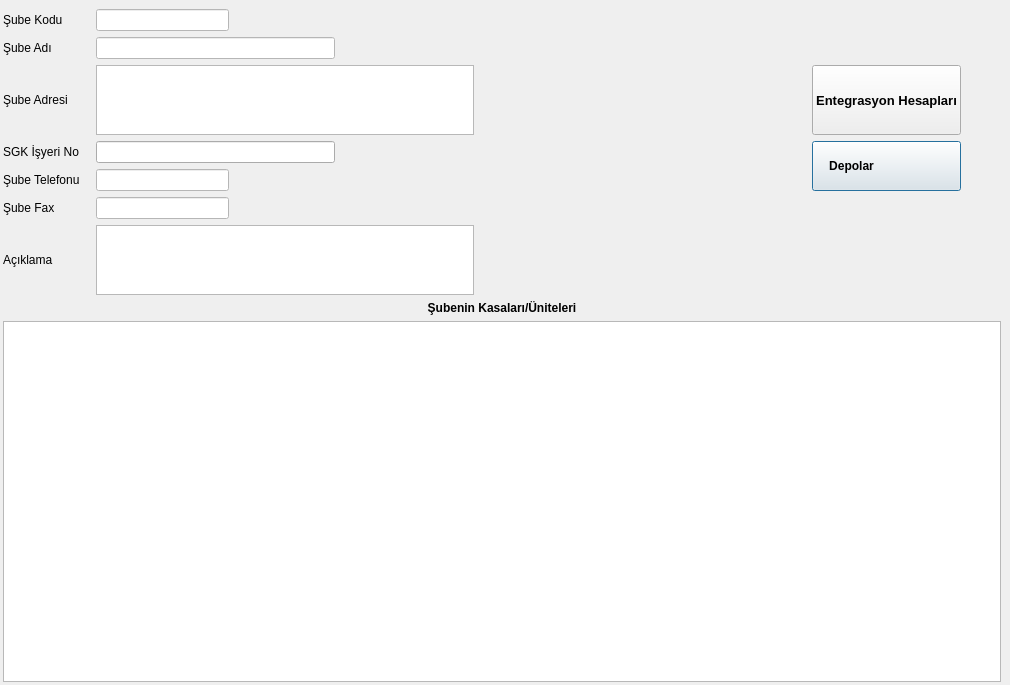
<?xml version="1.0" encoding="UTF-8"?>
<ui version="4.0">
 <class>SUBE_FISI</class>
 <widget class="QDialog" name="SUBE_FISI">
  <property name="geometry">
   <rect>
    <x>0</x>
    <y>0</y>
    <width>1010</width>
    <height>685</height>
   </rect>
  </property>
  <property name="sizePolicy">
   <sizepolicy hsizetype="Expanding" vsizetype="Expanding">
    <horstretch>0</horstretch>
    <verstretch>0</verstretch>
   </sizepolicy>
  </property>
  <property name="windowTitle">
   <string>Şubeler</string>
  </property>
  <layout class="QGridLayout" name="gridLayout_2" rowstretch="0,10,1,90" columnstretch="10,0">
   <property name="margin">
    <number>3</number>
   </property>
   <item row="0" column="0" colspan="2">
    <widget class="QWidget" name="navigation_button_widget" native="true">
     <property name="sizePolicy">
      <sizepolicy hsizetype="Expanding" vsizetype="Fixed">
       <horstretch>0</horstretch>
       <verstretch>0</verstretch>
      </sizepolicy>
     </property>
    </widget>
   </item>
   <item row="1" column="0">
    <layout class="QGridLayout" name="gridLayout" rowstretch="1,1,1,1,1,1,1" columnstretch="1,3,1,3,4,10,3,0">
     <item row="0" column="0">
      <widget class="QLabel" name="label_sube_kodu_">
       <property name="sizePolicy">
        <sizepolicy hsizetype="Expanding" vsizetype="Fixed">
         <horstretch>0</horstretch>
         <verstretch>0</verstretch>
        </sizepolicy>
       </property>
       <property name="font">
        <font>
         <weight>50</weight>
         <bold>false</bold>
        </font>
       </property>
       <property name="text">
        <string>Şube Kodu</string>
       </property>
      </widget>
     </item>
     <item row="0" column="1" colspan="2">
      <widget class="QLineEdit" name="lineEdit_sube_kodu">
       <property name="font">
        <font>
         <weight>50</weight>
         <bold>false</bold>
        </font>
       </property>
       <property name="styleSheet">
        <string notr="true">background-color: rgb(255, 255, 255);</string>
       </property>
       <property name="maxLength">
        <number>10</number>
       </property>
      </widget>
     </item>
     <item row="0" column="3">
      <spacer name="horizontalSpacer_5">
       <property name="orientation">
        <enum>Qt::Horizontal</enum>
       </property>
       <property name="sizeHint" stdset="0">
        <size>
         <width>40</width>
         <height>20</height>
        </size>
       </property>
      </spacer>
     </item>
     <item row="1" column="0">
      <widget class="QLabel" name="label_sube_adi">
       <property name="sizePolicy">
        <sizepolicy hsizetype="Expanding" vsizetype="Fixed">
         <horstretch>0</horstretch>
         <verstretch>0</verstretch>
        </sizepolicy>
       </property>
       <property name="font">
        <font>
         <weight>50</weight>
         <bold>false</bold>
        </font>
       </property>
       <property name="text">
        <string>Şube Adı</string>
       </property>
      </widget>
     </item>
     <item row="1" column="1" colspan="3">
      <widget class="QLineEdit" name="lineEdit_sube_adi">
       <property name="font">
        <font>
         <weight>50</weight>
         <bold>false</bold>
        </font>
       </property>
       <property name="styleSheet">
        <string notr="true">background-color: rgb(255, 255, 255);</string>
       </property>
       <property name="maxLength">
        <number>30</number>
       </property>
      </widget>
     </item>
     <item row="2" column="0">
      <widget class="QLabel" name="label_sube_adres">
       <property name="sizePolicy">
        <sizepolicy hsizetype="Expanding" vsizetype="Fixed">
         <horstretch>0</horstretch>
         <verstretch>0</verstretch>
        </sizepolicy>
       </property>
       <property name="font">
        <font>
         <weight>50</weight>
         <bold>false</bold>
        </font>
       </property>
       <property name="text">
        <string>Şube Adresi</string>
       </property>
      </widget>
     </item>
     <item row="2" column="1" colspan="4">
      <widget class="QLimitedTextEdit" name="limitedTextEdit_sube_adresi">
       <property name="maximumSize">
        <size>
         <width>16777215</width>
         <height>80</height>
        </size>
       </property>
      </widget>
     </item>
     <item row="3" column="0">
      <widget class="QLabel" name="label_2">
       <property name="sizePolicy">
        <sizepolicy hsizetype="Fixed" vsizetype="Fixed">
         <horstretch>0</horstretch>
         <verstretch>0</verstretch>
        </sizepolicy>
       </property>
       <property name="text">
        <string>SGK İşyeri No</string>
       </property>
      </widget>
     </item>
     <item row="3" column="1" colspan="3">
      <widget class="QLineEdit" name="lineEdit_sgk_isyeri_no"/>
     </item>
     <item row="4" column="0">
      <widget class="QLabel" name="label_sube_telefonu">
       <property name="sizePolicy">
        <sizepolicy hsizetype="Expanding" vsizetype="Fixed">
         <horstretch>0</horstretch>
         <verstretch>0</verstretch>
        </sizepolicy>
       </property>
       <property name="font">
        <font>
         <weight>50</weight>
         <bold>false</bold>
        </font>
       </property>
       <property name="text">
        <string>Şube Telefonu   </string>
       </property>
      </widget>
     </item>
     <item row="4" column="1" colspan="2">
      <widget class="QLineEdit" name="lineEdit_sube_telefonu">
       <property name="font">
        <font>
         <weight>50</weight>
         <bold>false</bold>
        </font>
       </property>
       <property name="styleSheet">
        <string notr="true">background-color: rgb(255, 255, 255);</string>
       </property>
       <property name="maxLength">
        <number>15</number>
       </property>
      </widget>
     </item>
     <item row="5" column="0">
      <widget class="QLabel" name="label_sube_fax">
       <property name="sizePolicy">
        <sizepolicy hsizetype="Expanding" vsizetype="Fixed">
         <horstretch>0</horstretch>
         <verstretch>0</verstretch>
        </sizepolicy>
       </property>
       <property name="font">
        <font>
         <weight>50</weight>
         <bold>false</bold>
        </font>
       </property>
       <property name="text">
        <string>Şube Fax</string>
       </property>
      </widget>
     </item>
     <item row="5" column="1" colspan="2">
      <widget class="QLineEdit" name="lineEdit_sube_fax">
       <property name="font">
        <font>
         <weight>50</weight>
         <bold>false</bold>
        </font>
       </property>
       <property name="styleSheet">
        <string notr="true">background-color: rgb(255, 255, 255);</string>
       </property>
       <property name="maxLength">
        <number>15</number>
       </property>
      </widget>
     </item>
     <item row="5" column="3">
      <spacer name="horizontalSpacer_2">
       <property name="orientation">
        <enum>Qt::Horizontal</enum>
       </property>
       <property name="sizeHint" stdset="0">
        <size>
         <width>40</width>
         <height>20</height>
        </size>
       </property>
      </spacer>
     </item>
     <item row="5" column="4">
      <spacer name="horizontalSpacer_6">
       <property name="orientation">
        <enum>Qt::Horizontal</enum>
       </property>
       <property name="sizeHint" stdset="0">
        <size>
         <width>40</width>
         <height>20</height>
        </size>
       </property>
      </spacer>
     </item>
     <item row="6" column="0">
      <widget class="QLabel" name="label_sube_aciklama">
       <property name="sizePolicy">
        <sizepolicy hsizetype="Expanding" vsizetype="Fixed">
         <horstretch>0</horstretch>
         <verstretch>0</verstretch>
        </sizepolicy>
       </property>
       <property name="font">
        <font>
         <weight>50</weight>
         <bold>false</bold>
        </font>
       </property>
       <property name="text">
        <string>Açıklama</string>
       </property>
      </widget>
     </item>
     <item row="6" column="1" colspan="4">
      <widget class="QLimitedTextEdit" name="limitedTextEdit_aciklama">
       <property name="maximumSize">
        <size>
         <width>16777215</width>
         <height>80</height>
        </size>
       </property>
      </widget>
     </item>
     <item row="6" column="5">
      <spacer name="horizontalSpacer_3">
       <property name="orientation">
        <enum>Qt::Horizontal</enum>
       </property>
       <property name="sizeHint" stdset="0">
        <size>
         <width>40</width>
         <height>20</height>
        </size>
       </property>
      </spacer>
     </item>
     <item row="6" column="7">
      <spacer name="horizontalSpacer_4">
       <property name="orientation">
        <enum>Qt::Horizontal</enum>
       </property>
       <property name="sizeHint" stdset="0">
        <size>
         <width>40</width>
         <height>20</height>
        </size>
       </property>
      </spacer>
     </item>
     <item row="3" column="6" rowspan="2">
      <widget class="QPushButton" name="tool_button_depolar">
       <property name="sizePolicy">
        <sizepolicy hsizetype="Expanding" vsizetype="Minimum">
         <horstretch>0</horstretch>
         <verstretch>0</verstretch>
        </sizepolicy>
       </property>
       <property name="font">
        <font>
         <weight>75</weight>
         <bold>true</bold>
        </font>
       </property>
       <property name="text">
        <string>Depolar                     </string>
       </property>
       <property name="icon">
        <iconset resource="../e9_icons.qrc">
         <normaloff>:/e9_icons/E9_ICONS/sube_depolar.png</normaloff>:/e9_icons/E9_ICONS/sube_depolar.png</iconset>
       </property>
       <property name="iconSize">
        <size>
         <width>32</width>
         <height>32</height>
        </size>
       </property>
       <property name="checkable">
        <bool>false</bool>
       </property>
       <property name="autoRepeat">
        <bool>false</bool>
       </property>
       <property name="autoExclusive">
        <bool>false</bool>
       </property>
      </widget>
     </item>
     <item row="2" column="6">
      <widget class="QPushButton" name="tool_button_sube_ent_hesaplari">
       <property name="sizePolicy">
        <sizepolicy hsizetype="Expanding" vsizetype="Minimum">
         <horstretch>0</horstretch>
         <verstretch>0</verstretch>
        </sizepolicy>
       </property>
       <property name="font">
        <font>
         <pointsize>10</pointsize>
         <weight>75</weight>
         <bold>true</bold>
        </font>
       </property>
       <property name="text">
        <string>Entegrasyon Hesapları</string>
       </property>
       <property name="icon">
        <iconset resource="../e9_icons.qrc">
         <normaloff>:/e9_icons/E9_ICONS/sube_ent_hesaplari.png</normaloff>:/e9_icons/E9_ICONS/sube_ent_hesaplari.png</iconset>
       </property>
       <property name="iconSize">
        <size>
         <width>32</width>
         <height>32</height>
        </size>
       </property>
      </widget>
     </item>
    </layout>
   </item>
   <item row="2" column="0">
    <widget class="QLabel" name="label">
     <property name="sizePolicy">
      <sizepolicy hsizetype="Expanding" vsizetype="Fixed">
       <horstretch>0</horstretch>
       <verstretch>0</verstretch>
      </sizepolicy>
     </property>
     <property name="font">
      <font>
       <weight>75</weight>
       <bold>true</bold>
      </font>
     </property>
     <property name="text">
      <string>Şubenin Kasaları/Üniteleri</string>
     </property>
     <property name="alignment">
      <set>Qt::AlignCenter</set>
     </property>
    </widget>
   </item>
   <item row="3" column="0">
    <widget class="QTableWidget" name="tableWidget_subenin_uniteleri"/>
   </item>
  </layout>
  <action name="action_satir_ekle">
   <property name="text">
    <string>Satır Ekle</string>
   </property>
  </action>
  <action name="action_satir_sil">
   <property name="text">
    <string>Satır Sil</string>
   </property>
  </action>
  <action name="action_satiri_tamamla">
   <property name="text">
    <string>Satiri Tamamla</string>
   </property>
   <property name="toolTip">
    <string>Satırdaki eksik bilgileri tamamlar.</string>
   </property>
   <property name="shortcut">
    <string>Ctrl+T</string>
   </property>
  </action>
 </widget>
 <customwidgets>
  <customwidget>
   <class>QLimitedTextEdit</class>
   <extends>QTextEdit</extends>
   <header>QLimitedTextEdit.h</header>
  </customwidget>
 </customwidgets>
 <tabstops>
  <tabstop>lineEdit_sube_kodu</tabstop>
  <tabstop>lineEdit_sube_adi</tabstop>
  <tabstop>limitedTextEdit_sube_adresi</tabstop>
  <tabstop>lineEdit_sgk_isyeri_no</tabstop>
  <tabstop>lineEdit_sube_telefonu</tabstop>
  <tabstop>lineEdit_sube_fax</tabstop>
  <tabstop>limitedTextEdit_aciklama</tabstop>
  <tabstop>tableWidget_subenin_uniteleri</tabstop>
 </tabstops>
 <resources>
  <include location="../e9_icons.qrc"/>
 </resources>
 <connections/>
</ui>
